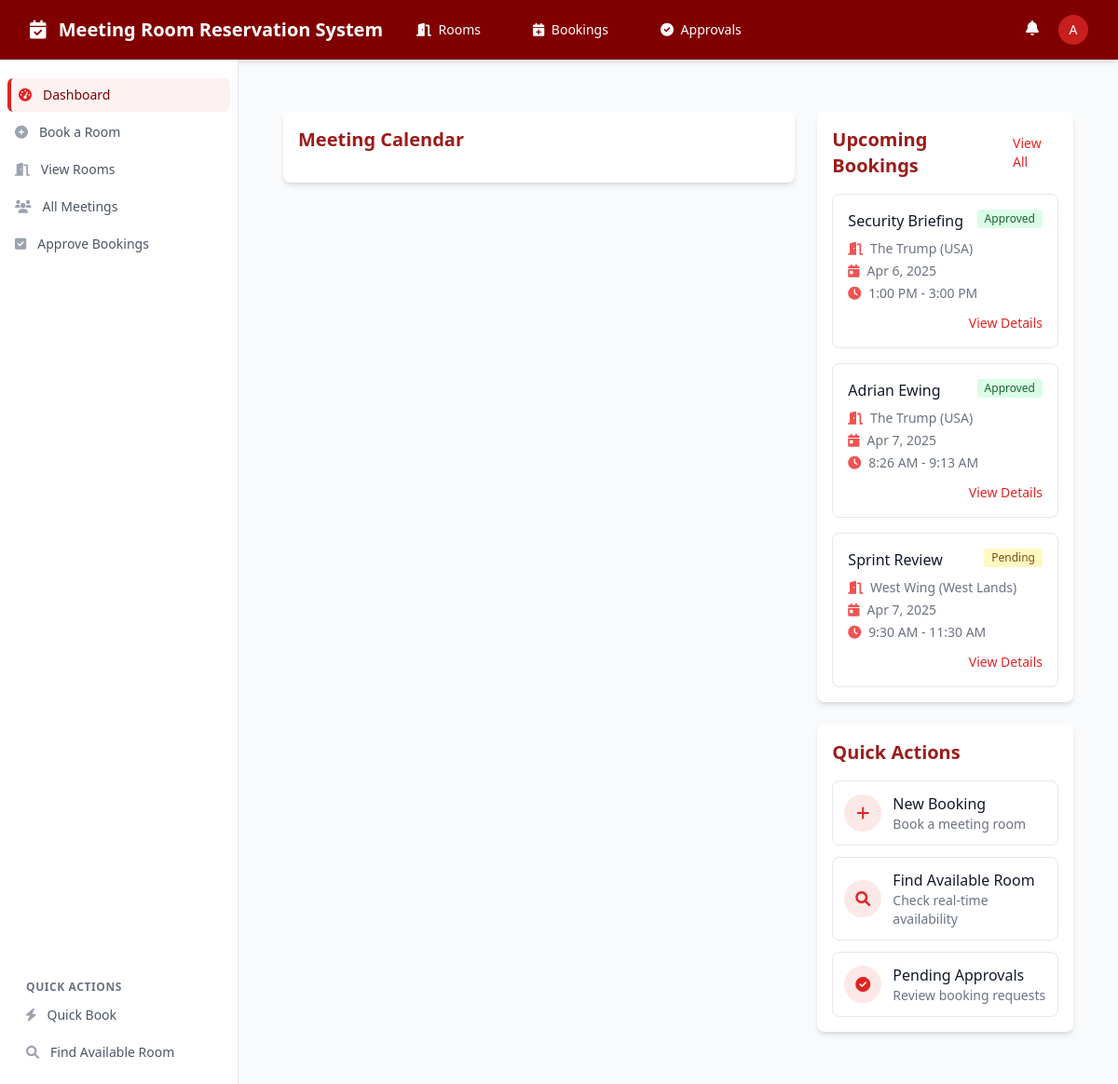
The app's page /dashboard.php (signed in) with its own data.
### tables this page shows
CREATE TABLE bookings (
    booking_id INTEGER PRIMARY KEY AUTOINCREMENT,
    room_id INTEGER NOT NULL,
    user_id INTEGER NOT NULL,
    event_name TEXT NOT NULL,
    start_time DATETIME NOT NULL,
    end_time DATETIME NOT NULL,
    attendees_count INTEGER NOT NULL,
    status TEXT DEFAULT 'Pending', -- Pending, Approved, Rejected, Cancelled, Completed
    approver_id INTEGER,
    approval_notes TEXT,
    google_calendar_event_id TEXT, -- For calendar integration
    created_at DATETIME DEFAULT CURRENT_TIMESTAMP,
    FOREIGN KEY (room_id) REFERENCES boardrooms(room_id),
    FOREIGN KEY (user_id) REFERENCES users(user_id),
    FOREIGN KEY (approver_id) REFERENCES users(user_id)
);

CREATE TABLE boardrooms (
    room_id INTEGER PRIMARY KEY AUTOINCREMENT,
    room_name TEXT NOT NULL UNIQUE,
    capacity INTEGER NOT NULL,
    location TEXT NOT NULL,
    amenities TEXT, -- JSON string of available amenities
    is_active BOOLEAN DEFAULT TRUE,
    thumbnail_url TEXT -- URL for room image
);

### dashboard.php (the view, shortened to what this page needs)
<?php
require_once 'includes/header.php';
?>
   <div class="container mx-auto px-4 py-8">
    <div class="flex flex-col lg:flex-row gap-6">
        <div class="lg:w-2/3">
            <div class="bg-white rounded-lg shadow-md p-4">
                <h2 class="text-xl font-semibold text-maroon-800 mb-4">Meeting Calendar</h2>
            </div>
        </div>
        <div class="lg:w-1/3">
            <div class="bg-white rounded-lg shadow-md p-4">
                <div class="flex justify-between items-center mb-4">
                    <h2 class="text-xl font-semibold text-maroon-800">Upcoming Bookings</h2>
                    <a href="bookings.php" class="text-sm text-maroon-600 hover:text-maroon-800">View All</a>
                </div>
                <div class="space-y-4">
                    <?php
                    $upcoming_bookings = $db->prepare("
                        SELECT b.booking_id, b.event_name, b.start_time, b.end_time, b.status,
                        r.room_name, r.location
                        FROM bookings b
                        JOIN boardrooms r ON b.room_id = r.room_id AND b.start_time >= DATETIME('now')
                        ORDER BY b.start_time ASC
                        LIMIT 3
                    ");
                    $upcoming_bookings->execute();
                    $bookings = $upcoming_bookings->fetchAll(PDO::FETCH_ASSOC);
                    if (count($bookings) > 0):
                        foreach ($bookings as $booking):
                            $start_date = new DateTime($booking['start_time']);
                            $end_date = new DateTime($booking['end_time']);
                    ?>
                    <div class="border border-gray-200 rounded-lg p-4 hover:border-maroon-300 transition-colors">
                        <div class="flex justify-between items-start">
                            <h3 class="font-medium text-gray-900"><?= htmlspecialchars($booking['event_name']) ?></h3>
                            <span class="inline-flex items-center px-2 py-0.5 rounded text-xs font-medium
                                <?= $booking['status'] == 'Approved' ? 'bg-green-100 text-green-800' : '' ?>
                                <?= $booking['status'] == 'Pending' ? 'bg-yellow-100 text-yellow-800' : '' ?>
                                <?= $booking['status'] == 'Rejected' ? 'bg-red-100 text-red-800' : '' ?>">
                                <?= $booking['status'] ?>
                            </span>
                        </div>
                        <div class="mt-2 flex items-center text-sm text-gray-500">
                            <i class="fas fa-door-open text-maroon-500 mr-2"></i>
                            <?= htmlspecialchars($booking['room_name']) ?> (<?= htmlspecialchars($booking['location']) ?>)
                        </div>
                        <div class="mt-1 flex items-center text-sm text-gray-500">
                            <i class="fas fa-calendar-day text-maroon-500 mr-2"></i>
                            <?= $start_date->format('M j, Y') ?>
                        </div>
                        <div class="mt-1 flex items-center text-sm text-gray-500">
                            <i class="fas fa-clock text-maroon-500 mr-2"></i>
                            <?= $start_date->format('g:i A') ?> - <?= $end_date->format('g:i A') ?>
                        </div>
                        <div class="mt-3 flex justify-end">
                            <a href="booking_details.php?id=<?= $booking['booking_id'] ?>" class="text-sm text-maroon-600 hover:text-maroon-800 font-medium">
                                View Details
                            </a>
                        </div>
                    </div>
                    <?php
                        endforeach;
                    endif; ?>
                </div>
            </div>
            <div class="bg-white rounded-lg shadow-md p-4 mt-6">
                <h2 class="text-xl font-semibold text-maroon-800 mb-4">Quick Actions</h2>
                <div class="space-y-3">
                    <a href="book_room.php" class="flex items-center p-3 border border-gray-200 rounded-lg hover:bg-maroon-50 hover:border-maroon-300 transition-colors">
                        <div class="flex-shrink-0 h-10 w-10 rounded-full bg-maroon-100 text-maroon-600 flex items-center justify-center mr-3">
                            <i class="fas fa-plus"></i>
                        </div>
                        <div>
                            <h3 class="font-medium text-gray-900">New Booking</h3>
                            <p class="text-sm text-gray-500">Book a meeting room</p>
                        </div>
                    </a>
                    <a href="find_room.php" class="flex items-center p-3 border border-gray-200 rounded-lg hover:bg-maroon-50 hover:border-maroon-300 transition-colors">
                        <div class="flex-shrink-0 h-10 w-10 rounded-full bg-maroon-100 text-maroon-600 flex items-center justify-center mr-3">
                            <i class="fas fa-search"></i>
                        </div>
                        <div>
                            <h3 class="font-medium text-gray-900">Find Available Room</h3>
                            <p class="text-sm text-gray-500">Check real-time availability</p>
                        </div>
                    </a>
                    <?php if (in_array($userRole, ['approver', 'admin'])): ?>
                    <a href="approvals.php" class="flex items-center p-3 border border-gray-200 rounded-lg hover:bg-maroon-50 hover:border-maroon-300 transition-colors">
                        <div class="flex-shrink-0 h-10 w-10 rounded-full bg-maroon-100 text-maroon-600 flex items-center justify-center mr-3">
                            <i class="fas fa-check-circle"></i>
                        </div>
                        <div>
                            <h3 class="font-medium text-gray-900">Pending Approvals</h3>
                            <p class="text-sm text-gray-500">Review booking requests</p>
                        </div>
                    </a>
                    <?php endif; ?>
                </div>
            </div>
        </div>
    </div>
</div>
<link href="https://cdn.jsdelivr.net/npm/fullcalendar@5.10.1/main.min.css" rel="stylesheet">
</body>
</html>

### records on screen
bookings: event_name "Security Briefing", status "Approved", room.room_name "The Trump", room.location "USA", start_time "Apr 6, 2025", start_time "1:00 PM", end_time "3:00 PM"
bookings: event_name "Adrian Ewing", status "Approved", room.room_name "The Trump", room.location "USA", start_time "Apr 7, 2025", start_time "8:26 AM", end_time "9:13 AM"
bookings: event_name "Sprint Review", status "Pending", room.room_name "West Wing", room.location "West Lands", start_time "Apr 7, 2025", start_time "9:30 AM", end_time "11:30 AM"

### other values on screen
substr($_SESSION['first_name'], 0, 1) "A"
